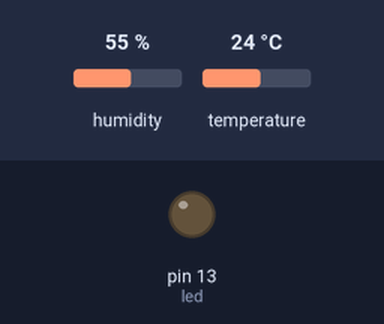
Simulated run of this sketch. Board: Arduino Leonardo, built with avr-gcc and run on an emulated ATmega32U4. Parts: output pins drawn as LEDs (lit = HIGH). The inputs (shaded band) are chosen by the test bench; at power-on: humidity 55 %, temperature 24 °C. What the sketch prints to the serial monitor is not drawn.

Above: at 15.7 s.
Timing chart, 0 to 40.1 s (numbered marks = the images above):
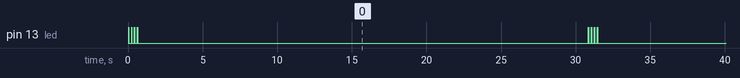

The sketch:

ino_humidity_alarm.ino
```cpp
#include <DHT11.h>
// Pin 13 has an LED connected on most Arduino boards.
// give it a name:
int led = 13;

// Temp sensor
int pin=2;
DHT11 dht11(pin);

// time interval in seconds
long interval = 30;
// CSV delimiter
String delimiter = "\t";


// delta max = 0.6544 wrt dewPoint()
// 6.9 x faster than dewPoint()
// reference: http://en.wikipedia.org/wiki/Dew_point
double dewPointFast(double celsius, double humidity)
{
  double a = 17.271;
  double b = 237.7;
  double temp = (a * celsius) / (b + celsius) + log(humidity*0.01);
  double Td = (b * temp) / (a - temp);
  return Td;
}

void setup()
{
  Serial.begin(9600);
  while (!Serial) {
    ; // wait for serial port to connect. Needed for Leonardo only
  }

  // initialize the digital pin as an output for LED.
  pinMode(led, OUTPUT);

  // CSV output header
  Serial.print("temperature");
  Serial.print(delimiter);
  Serial.print("humidity");
  Serial.print(delimiter);
  Serial.print("dew_point");
  Serial.println();
}

void loop()
{
  int err;
  int leddelay;
  int ledrepeats;
  float temp, humi;
  if((err=dht11.read(humi, temp))==0)
  {
    Serial.print(temp);
    Serial.print(delimiter);
    Serial.print(humi);
    Serial.print(delimiter);
    Serial.print(dewPointFast(temp, humi));
    Serial.println();

    // 40=GOOD 65=BAD
    // 55 and more = open window!
    leddelay = map(humi, 30, 65, 500, 50);
    ledrepeats = map(humi, 50, 65, 1, 10);
//    Serial.print("leddelay: ");
//    Serial.println(leddelay);
//    Serial.print("ledrepeats: ");
//    Serial.println(ledrepeats);

    for (int i=1; i <= ledrepeats; i++){
      digitalWrite(led, HIGH);
      delay(20);
      digitalWrite(led, LOW);
      delay(leddelay);
    }

  }
  else
  {
    Serial.println();
    Serial.print("Error No :");
    Serial.print(err);
    Serial.println();
  }
  delay(interval*1000); //delay for reread
}
```

Measured:
- by itself, pin 13 (led): repeats every 30.8 s: 3 × (LOW 0.18 s, HIGH 0.02 s), LOW 30.2 s, HIGH 0.02 s
- by itself, everything shown: repeats every 30.8 s, in 4 steps
